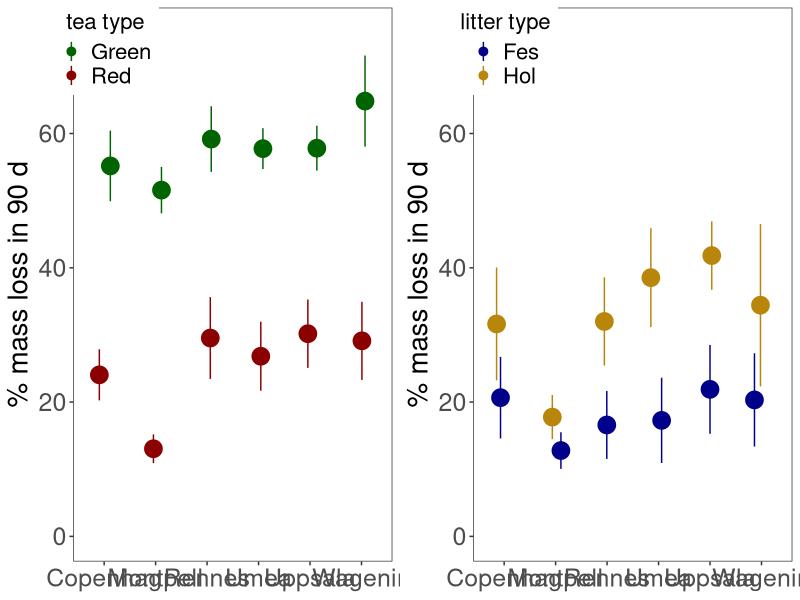
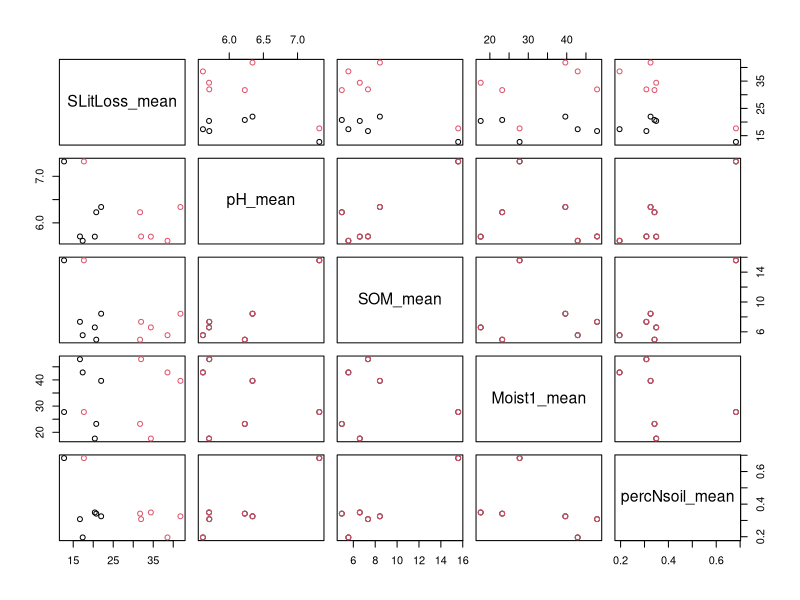

The R script that drew these images, in order:
### Summarizing & visualizing data ###
## Global decomposition dataset
# Bradford, Mark A. et al. (2018). Data from: A test of the hierarchical model of litter decomposition [Dataset]. Dryad. https://doi.org/10.5061/dryad.c44h0

library(here)
library(tidyverse)
library(gtable)
library(gridExtra)
library(grid)

####################
### Read in data ###
####################
dat <- read.csv(here("data", "BradfordVeenLitDecompDATA.csv"))

####################
### Data summary ###
####################
### Mean & standard deviation by site and litter type
sdat <- dat %>% group_by(Site, Lit, Tea) %>%
                summarize(across(Temp1:LitFinCN, list(n = ~sum(!is.na(.)),
                                                      mean = ~mean(., na.rm = TRUE),
                                                      sd = ~sd(., na.rm = TRUE))))

#############
### Plots ###
#############
### Mean decomp rate w/ SD
teamn.pl <- sdat %>% ggplot(aes(x = Site, y = STeaLoss_mean, groups = Tea)) +
                     geom_pointrange(aes(ymin = STeaLoss_mean - STeaLoss_sd, ymax = STeaLoss_mean + STeaLoss_sd, color = Tea), position = position_jitter(width = 0.15), fatten = 10, size = 0.5) +
                     ylab("% mass loss in 90 d") +
                     scale_color_manual("tea type", values=c("darkgreen", "darkred")) +
                     theme_bw() +
                     ylim(0, 75) +
                     theme(axis.title.x = element_blank(),
                        axis.text = element_text(size = 18),
                        axis.title.y = element_text(size = 20),
                        panel.grid = element_blank(),
                        legend.title = element_text(size = 16),
                        legend.title.align = 0.5,
                        legend.text = element_text(size = 16),
                        legend.position = c(0.1, 0.925)
                  )

litmn.pl <- sdat %>% ggplot(aes(x = Site, y = SLitLoss_mean, groups = Lit)) +
                     geom_pointrange(aes(ymin = SLitLoss_mean - SLitLoss_sd, ymax = SLitLoss_mean + SLitLoss_sd, color = Lit), position = position_jitter(width = 0.15), fatten = 10, size = 0.5) +
                     ylab("% mass loss in 90 d") +
                     ylim(0,75) +
                     scale_color_manual("litter type", values=c("darkblue", "darkgoldenrod")) +
                     theme_bw() +
                     theme(axis.title.x = element_blank(),
                        axis.text = element_text(size = 18),
                        axis.title.y = element_text(size = 20),
                        panel.grid = element_blank(),
                        legend.title = element_text(size = 16),
                        legend.title.align = 0.5,
                        legend.text = element_text(size = 16),
                        legend.position = c(0.1, 0.925)
  )
  
# Save multiple panels
ga <- ggplotGrob(teamn.pl)
gb <- ggplotGrob(litmn.pl)

grid.arrange(ga, gb, nrow = 1)

decomp.pl <- arrangeGrob(ga, gb, nrow = 1)

ggsave(path = "plots", file = "tea_litter_massloss.pdf", decomp.pl, width = 16, height = 8, units ="in")

### Scatterplot matrix
pairs(~SLitLoss_mean + 
        pH_mean + 
        SOM_mean +
        Moist1_mean +
        percNsoil_mean, 
        data = sdat, col = as.factor(sdat$Lit))

### Single scatterplot
LitN.pl <- dat %>% ggplot(aes(x = Temp1, y = SLitLoss)) +
                   geom_point(aes(color = Site)) +
                   facet_grid(rows = vars(Lit), cols = vars(Site), scales = "free_x")
  
#################
### Exercises ###
#################
#1) Determine the effect of three of the commands in the pointrange plot (mass loss by site).

#2) How do environmental factors influence mass loss of tea across the sites? Use a figure to support your reasoning.

#3) How do environmental factors influence mass loss of tea within each site? How do environmental effects within each site compare to environmental effects across sites?